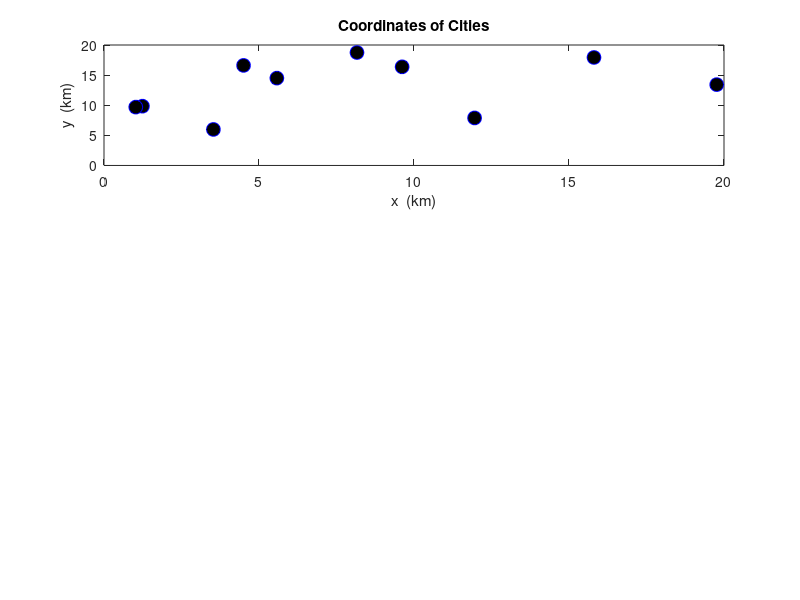

Write the MATLAB code that produced this figure. (Note: this script raises an error after producing the figure.)
%**************************************************************************
%                 Solving TSP Problem Using ACO
% -------------------------------------------------------------------------
% By     : Sutrisno
% Contact: sutrisno_link@yahoo.com             Last update: May 2, 2011
% -------------------------------------------------------------------------                             
% This program is developed to find shortest path (minimum cost)between
% some cities. 
% 
% There are 4  parts in this program:
% 1.Main program of ACO (myaco.m)
% 2.Function to generate solution (ant_tour.m)
% 3.Function to calculate the cost (distance) (calculate_cost.m)
% 4.Function to update the traces (update_the_trace.m)
%**************************************************************************
 
%**************************************************************************
%                   The Program Start Here                    
%*------------------------------------------------------------------------
% function myaco(num_of_nodes,num_of_ants, max_iteration)
function myaco()
% inputs
miter=10;
m=10;
n=10;
% parameters
e=.15;            % evaporation coefficient.
alpha=1;          % effect of ants' sight.
beta=4;           % trace's effect.
t=0.0001*ones(n); % primary tracing.
el=.97;           % common cost elimination. 
% -------------------------------------------------------------------------
% Generate coordinates of cities and plot
for i=1:n
    x(i)=rand*20;
    y(i)=rand*20;
end    
subplot(3,1,1);
plot(x,y,'o','MarkerFaceColor','k','MarkerEdgeColor','b','MarkerSize',10);
title('Coordinates of Cities');
xlabel('x  (km)');
ylabel('y  (km)');

% generating distace between cities matrix.
for i=1:n
    for j=1:n
        d(i,j)=sqrt((x(i)-x(j))^2+(y(i)-y(j))^2);
    end
end

% generating sight matrix.
for i=1:n
    for j=1:n
        if d(i,j)==0
            h(i,j)=0;
        else
            h(i,j)=1/d(i,j);
        end
    end
end
h=h
% ------------------------------------------------------------------------
%             Main Algorithm: ACO Meta heuristic procedure
% a.  Probabilistic solution construction biased by
%     pheromone trails, without forward pheromone
%     updating
% b.  Deterministic backward path with loop elimination
%     and with pheromone updating--> update_the_trace
% c.  Evaluation of the quality of the solutions
%     generated and use of the solution quality in
%     determining the quantity of pheromone to deposit-->calculate_cost
% -------------------------------------------------------------------------
for i=1:miter
% Step 1: Forward ants and solution construction

% Generate places for each ant    
for j=1:m
    start_places(j,1)=fix(1+rand*(n-1));
end
% Step 2:probabilistic solution contruction   
    [tour]=ant_tour(start_places,m,n,h,t,alpha,beta);
    tour=horzcat(tour,tour(:,1));
    
% Step 3: Calculate the cost --> total distace
    [cost,f]=calculate_cost(m,n,d,tour,el);
    [t]=update_the_trace(m,n,t,tour,f,e);
    average_cost(i)=mean(cost);
    
% Step 4: Determine the best route
    [min_cost(i),best_index]=min(cost);
    besttour(i,:)=tour(best_index,:);
    iteration(i)=i;
end
% -------------------------------------------------------------------------

% Plot Average of tour distance vs Number of Iterations
subplot(3,1,2);plot(iteration,average_cost);
title('Average of tour distance vs Number of iterations');
xlabel('iteration');
ylabel('distance (km)');

% Plot the best route
[k,l]=min(min_cost);
for i=1:n+1
    X(i)=x(besttour(l,i));
    Y(i)=y(besttour(l,i));
end
subplot(3,1,3);plot(X,Y,'--o',...
                'MarkerEdgeColor','k',...
                'MarkerFaceColor','g',...
                'MarkerSize',10)
xlabel('x (km)');ylabel('y (km)');
title(['minimum cost (total length)= ',num2str(k)]);
end
%**************************************************************************
%                   Ending of Program                          
%**************************************************************************